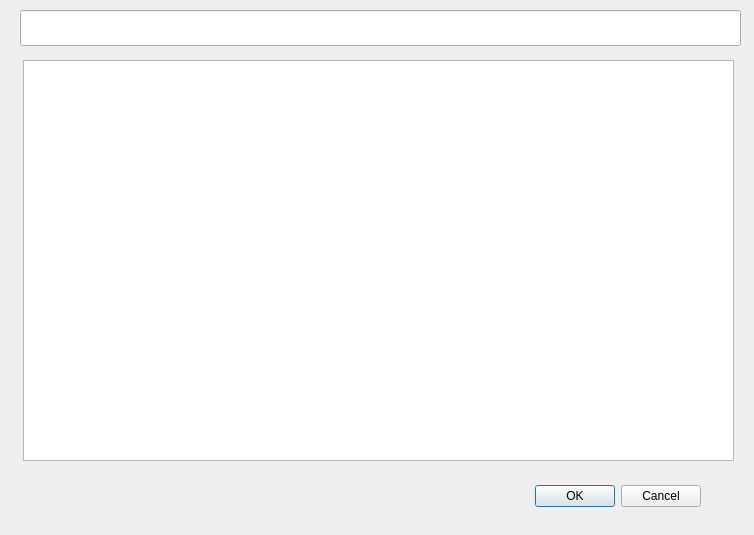
<?xml version="1.0" encoding="UTF-8"?>
<ui version="4.0">
 <class>XEdit</class>
 <widget class="QDialog" name="XEdit">
  <property name="geometry">
   <rect>
    <x>0</x>
    <y>0</y>
    <width>754</width>
    <height>535</height>
   </rect>
  </property>
  <property name="windowTitle">
   <string>Dialog</string>
  </property>
  <widget class="QDialogButtonBox" name="buttonBox">
   <property name="geometry">
    <rect>
     <x>80</x>
     <y>480</y>
     <width>621</width>
     <height>32</height>
    </rect>
   </property>
   <property name="orientation">
    <enum>Qt::Horizontal</enum>
   </property>
   <property name="standardButtons">
    <set>QDialogButtonBox::Cancel|QDialogButtonBox::Ok</set>
   </property>
  </widget>
  <widget class="QTextEdit" name="txtXConf">
   <property name="geometry">
    <rect>
     <x>23</x>
     <y>60</y>
     <width>711</width>
     <height>401</height>
    </rect>
   </property>
   <property name="sizeAdjustPolicy">
    <enum>QAbstractScrollArea::AdjustToContents</enum>
   </property>
   <property name="readOnly">
    <bool>false</bool>
   </property>
   <property name="acceptRichText">
    <bool>false</bool>
   </property>
  </widget>
  <widget class="QLineEdit" name="txtHelpText">
   <property name="geometry">
    <rect>
     <x>20</x>
     <y>10</y>
     <width>721</width>
     <height>36</height>
    </rect>
   </property>
   <property name="readOnly">
    <bool>true</bool>
   </property>
  </widget>
 </widget>
 <resources/>
 <connections>
  <connection>
   <sender>buttonBox</sender>
   <signal>accepted()</signal>
   <receiver>XEdit</receiver>
   <slot>accept()</slot>
   <hints>
    <hint type="sourcelabel">
     <x>248</x>
     <y>254</y>
    </hint>
    <hint type="destinationlabel">
     <x>157</x>
     <y>274</y>
    </hint>
   </hints>
  </connection>
  <connection>
   <sender>buttonBox</sender>
   <signal>rejected()</signal>
   <receiver>XEdit</receiver>
   <slot>reject()</slot>
   <hints>
    <hint type="sourcelabel">
     <x>316</x>
     <y>260</y>
    </hint>
    <hint type="destinationlabel">
     <x>286</x>
     <y>274</y>
    </hint>
   </hints>
  </connection>
 </connections>
</ui>
